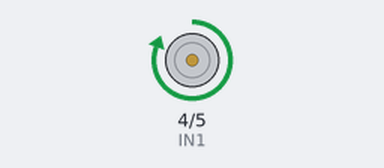
The sketch below on a simulated Arduino Uno, built with avr-gcc and run on an emulated ATmega328P. On the bench: motor-driver pin pairs drawn as motors (green arrow = first pin HIGH = forward, orange = second pin HIGH = backward, longer = more drive, scaled by the enable pin).

Above: at 2.5 s.
At 5.5 s:
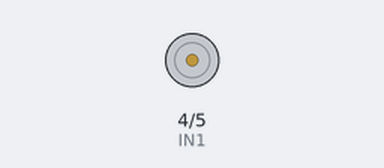
At 8.5 s:
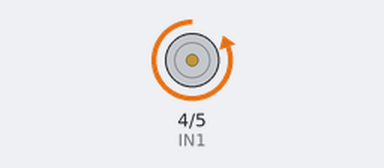
Timing chart, 0 to 15.6 s (numbered marks = the images above):
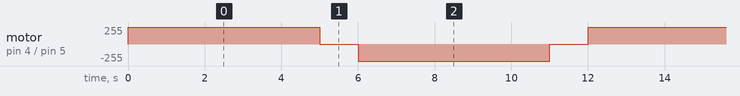

Measured:
- by itself, motor on pin 4 (IN1) / pin 5 (IN2): repeats every 12.0 s: stopped 1.0 s, backward 255/255 5.0 s, stopped 1.0 s, forward 255/255 5.0 s

The sketch:

motor_direccion_velocidad.ino
```cpp
/*
 ============================================================================
 Título      : Control básico de motorreductor GA12-N20 con puente H L298N
 Descripción : Este código permite controlar la dirección de giro y la velocidad
               de un motorreductor DC tipo GA12-N20 utilizando un módulo L298N
               y Arduino. La velocidad se ajusta mediante una señal PWM aplicada
               al pin de habilitación (ENA) del puente H. Se alterna el sentido
               de rotación cada 5 segundos, simulando un sistema de movimiento
               alternante como los usados en bombas peristálticas o exoesqueletos
               de rehabilitación.
 ----------------------------------------------------------------------------
 Docente     : Renzo Chan Ríos / Lewis De La Cruz
 Curso       : Fundamentos de Biodiseño
 Universidad : Universidad Peruana Cayetano Heredia (UPCH)
 Año         : 2025
 Versión     : 0.1
 ============================================================================
*/

// Pines conectados al módulo L298N
const int ENA = 3;   // Pin PWM para controlar la velocidad del motor
const int IN1 = 4;   // Pin digital para dirección del motor (sentido 1)
const int IN2 = 5;   // Pin digital para dirección del motor (sentido 2)

int velocidad = 255; // Valor PWM entre 0 (apagado) y 255 (máxima velocidad)

void setup() {
  // Configurar los pines como salida
  pinMode(ENA, OUTPUT);
  pinMode(IN1, OUTPUT);
  pinMode(IN2, OUTPUT);
}

void loop() {
  // Giro en sentido horario
  digitalWrite(IN1, HIGH);    // IN1 en alto
  digitalWrite(IN2, LOW);     // IN2 en bajo
  analogWrite(ENA, velocidad); // Activar velocidad máxima
  delay(5000);                // Mantener giro por 5 segundos

  motorStop();                // Detener motor
  delay(1000);                // Pausa de 1 segundo

  // Giro en sentido antihorario
  digitalWrite(IN1, LOW);
  digitalWrite(IN2, HIGH);
  analogWrite(ENA, velocidad);
  delay(5000);

  motorStop();
  delay(1000);
}

// Función para detener el motor completamente
void motorStop() {
  analogWrite(ENA, 0);        // Desactiva PWM
  digitalWrite(IN1, LOW);
  digitalWrite(IN2, LOW);
}
```
